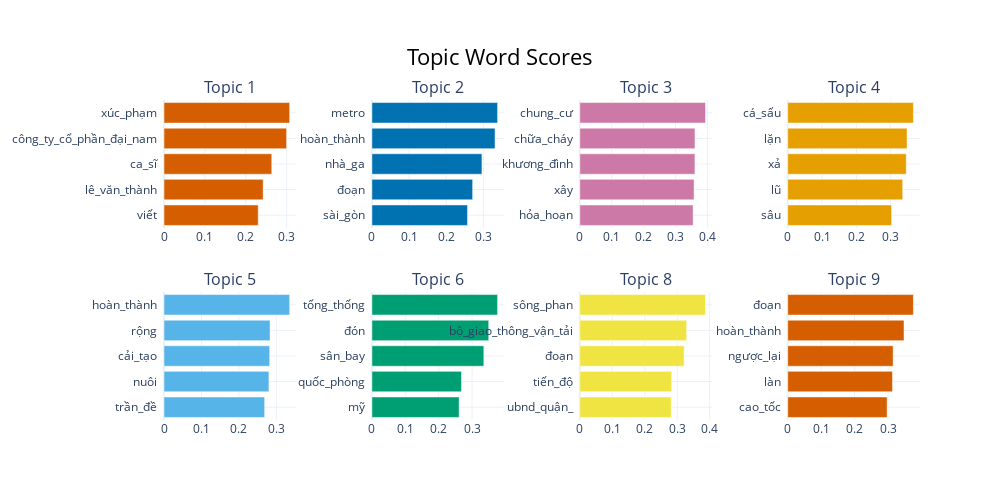

Here is the notebook cell this chart was saved with:
### Code cell
topic_model.visualize_barchart()

### Figure 1 — Plotly figure (JSON) as saved in the notebook; plotly's stock layout.template omitted (floating-point values rounded to 4 significant figures)
{"data": [{"marker": {"color": "#D55E00"}, "orientation": "h", "type": "bar", "x": [0.2305, 0.2426, 0.2636, 0.2999, 0.3075], "xaxis": "x", "y": ["viết  ", "lê_văn_thành  ", "ca_sĩ  ", "công_ty_cổ_phần_đại_nam  ", "xúc_phạm  "], "yaxis": "y"}, {"marker": {"color": "#0072B2"}, "orientation": "h", "type": "bar", "x": [0.2572, 0.271, 0.2961, 0.3312, 0.3382], "xaxis": "x2", "y": ["sài_gòn  ", "đoạn  ", "nhà_ga  ", "hoàn_thành  ", "metro  "], "yaxis": "y2"}, {"marker": {"color": "#CC79A7"}, "orientation": "h", "type": "bar", "x": [0.3554, 0.3584, 0.3611, 0.3612, 0.3942], "xaxis": "x3", "y": ["hỏa_hoạn  ", "xây  ", "khương_đình  ", "chữa_cháy  ", "chung_cư  "], "yaxis": "y3"}, {"marker": {"color": "#E69F00"}, "orientation": "h", "type": "bar", "x": [0.3028, 0.3351, 0.3455, 0.3479, 0.3663], "xaxis": "x4", "y": ["sâu  ", "lũ  ", "xả  ", "lặn  ", "cá_sấu  "], "yaxis": "y4"}, {"marker": {"color": "#56B4E9"}, "orientation": "h", "type": "bar", "x": [0.2688, 0.2802, 0.2822, 0.2832, 0.3356], "xaxis": "x5", "y": ["trần_đề  ", "nuôi  ", "cải_tạo  ", "rộng  ", "hoàn_thành  "], "yaxis": "y5"}, {"marker": {"color": "#009E73"}, "orientation": "h", "type": "bar", "x": [0.2613, 0.2684, 0.3353, 0.35, 0.3765], "xaxis": "x6", "y": ["mỹ  ", "quốc_phòng  ", "sân_bay  ", "đón  ", "tổng_thống  "], "yaxis": "y6"}, {"marker": {"color": "#F0E442"}, "orientation": "h", "type": "bar", "x": [0.2816, 0.2829, 0.3211, 0.3289, 0.3869], "xaxis": "x7", "y": ["ubnd_quận_  ", "tiến_độ  ", "đoạn  ", "bộ_giao_thông_vận_tải  ", "sông_phan  "], "yaxis": "y7"}, {"marker": {"color": "#D55E00"}, "orientation": "h", "type": "bar", "x": [0.2971, 0.3132, 0.3152, 0.3476, 0.3756], "xaxis": "x8", "y": ["cao_tốc  ", "làn  ", "ngược_lại  ", "hoàn_thành  ", "đoạn  "], "yaxis": "y8"}], "layout": {"annotations": [{"font": {"size": 16}, "showarrow": false, "text": "Topic 1", "x": 0.0875, "xanchor": "center", "xref": "paper", "y": 1, "yanchor": "bottom", "yref": "paper"}, {"font": {"size": 16}, "showarrow": false, "text": "Topic 2", "x": 0.3625, "xanchor": "center", "xref": "paper", "y": 1, "yanchor": "bottom", "yref": "paper"}, {"font": {"size": 16}, "showarrow": false, "text": "Topic 3", "x": 0.6375, "xanchor": "center", "xref": "paper", "y": 1, "yanchor": "bottom", "yref": "paper"}, {"font": {"size": 16}, "showarrow": false, "text": "Topic 4", "x": 0.9125, "xanchor": "center", "xref": "paper", "y": 1, "yanchor": "bottom", "yref": "paper"}, {"font": {"size": 16}, "showarrow": false, "text": "Topic 5", "x": 0.0875, "xanchor": "center", "xref": "paper", "y": 0.4, "yanchor": "bottom", "yref": "paper"}, {"font": {"size": 16}, "showarrow": false, "text": "Topic 6", "x": 0.3625, "xanchor": "center", "xref": "paper", "y": 0.4, "yanchor": "bottom", "yref": "paper"}, {"font": {"size": 16}, "showarrow": false, "text": "Topic 8", "x": 0.6375, "xanchor": "center", "xref": "paper", "y": 0.4, "yanchor": "bottom", "yref": "paper"}, {"font": {"size": 16}, "showarrow": false, "text": "Topic 9", "x": 0.9125, "xanchor": "center", "xref": "paper", "y": 0.4, "yanchor": "bottom", "yref": "paper"}], "height": 500, "hoverlabel": {"bgcolor": "white", "font": {"family": "Rockwell", "size": 16}}, "showlegend": false, "title": {"font": {"color": "Black", "size": 22}, "text": "Topic Word Scores", "x": 0.5, "xanchor": "center", "yanchor": "top"}, "width": 1000, "xaxis": {"anchor": "y", "domain": [0, 0.175], "showgrid": true}, "xaxis2": {"anchor": "y2", "domain": [0.275, 0.45], "showgrid": true}, "xaxis3": {"anchor": "y3", "domain": [0.55, 0.725], "showgrid": true}, "xaxis4": {"anchor": "y4", "domain": [0.825, 1], "showgrid": true}, "xaxis5": {"anchor": "y5", "domain": [0, 0.175], "showgrid": true}, "xaxis6": {"anchor": "y6", "domain": [0.275, 0.45], "showgrid": true}, "xaxis7": {"anchor": "y7", "domain": [0.55, 0.725], "showgrid": true}, "xaxis8": {"anchor": "y8", "domain": [0.825, 1], "showgrid": true}, "yaxis": {"anchor": "x", "domain": [0.6, 1], "showgrid": true}, "yaxis2": {"anchor": "x2", "domain": [0.6, 1], "showgrid": true}, "yaxis3": {"anchor": "x3", "domain": [0.6, 1], "showgrid": true}, "yaxis4": {"anchor": "x4", "domain": [0.6, 1], "showgrid": true}, "yaxis5": {"anchor": "x5", "domain": [0, 0.4], "showgrid": true}, "yaxis6": {"anchor": "x6", "domain": [0, 0.4], "showgrid": true}, "yaxis7": {"anchor": "x7", "domain": [0, 0.4], "showgrid": true}, "yaxis8": {"anchor": "x8", "domain": [0, 0.4], "showgrid": true}}}
